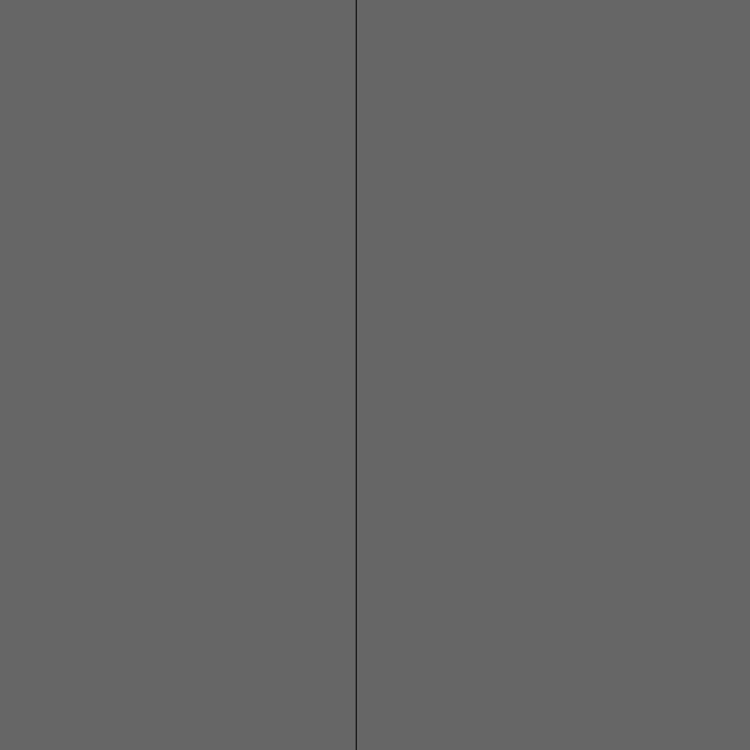
Frame 1 (no input)
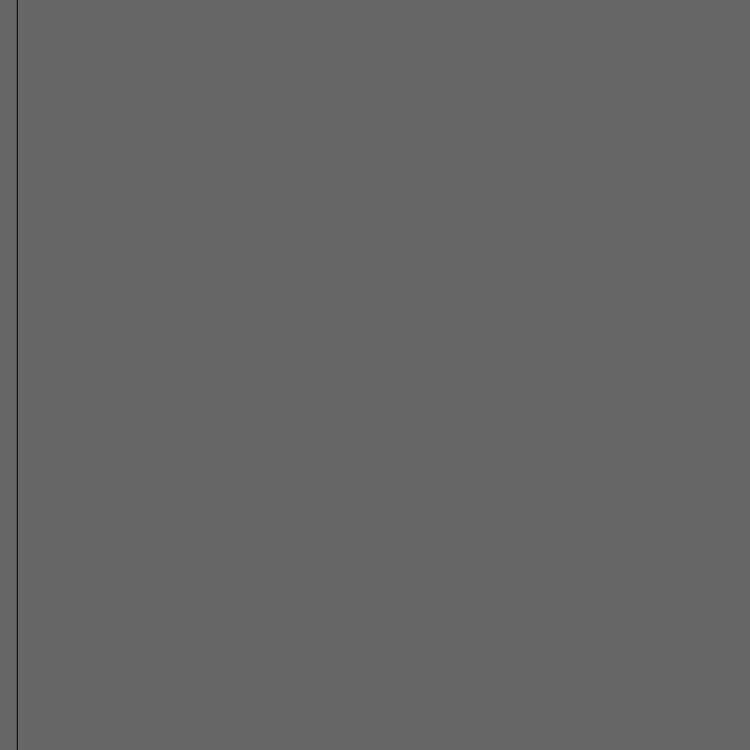
Frame 60 (no input)
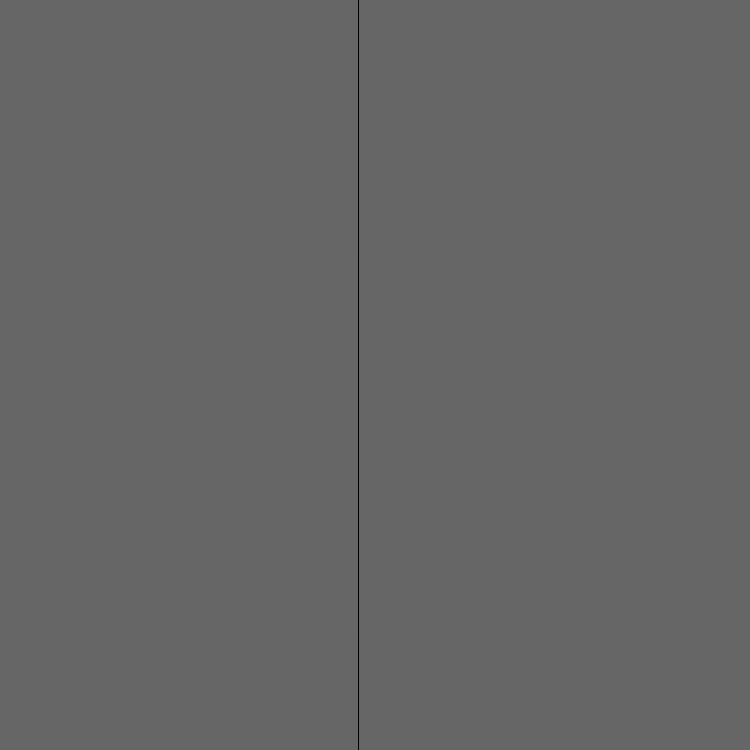
Frame 120 (the mouse pressed at the canvas centre since frame 60)

The p5.js sketch that drew these frames (run headless with seeded random() and noise() and a simulated clock; from frame 60 on, the mouse is pressed at the canvas centre):

// p5.js sketch
// ── sketch.js
let x
let easing = 0.05;

function setup() {
  createCanvas(750, 750);
  x = width/2;
}

function draw() {
  let targetX = mouseX;
   x += (targetX - x) * easing;
  background(102);
  line(x, 0, x, height);
}
